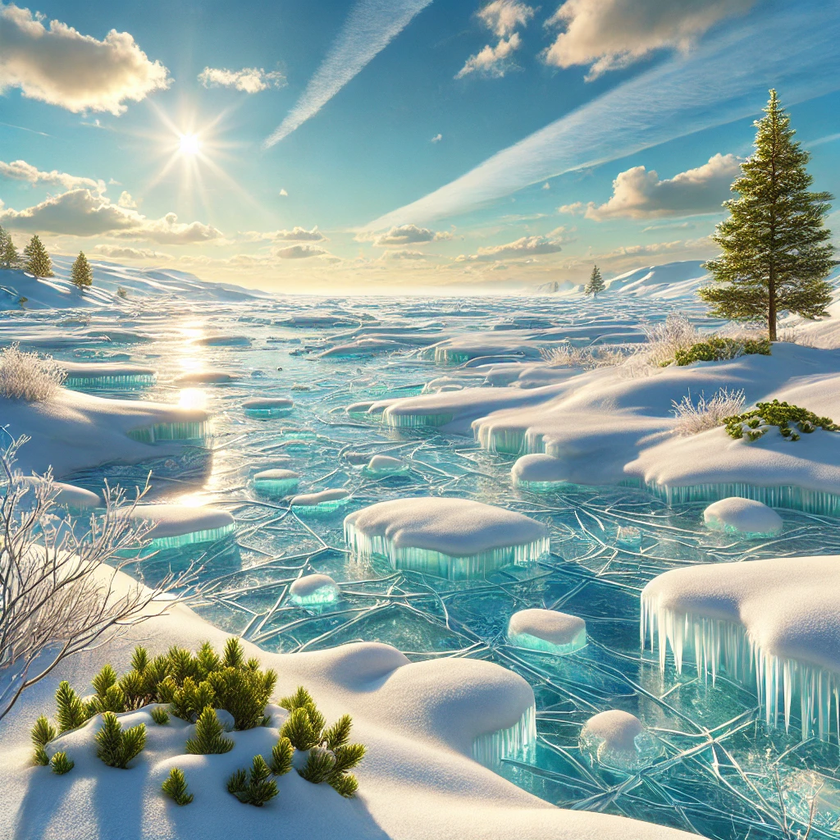
#> input picture Images/IcyLandscape.png, 840 x 840 px, shrunk from 1024 x 1024 before the run
$ python DL_Test1.py
#> lines starting #> are read from the running program, lines starting #| are printed output that depends on the picture
import numpy as np
import matplotlib.pyplot as plt
from PIL import Image


# Function to perform the 2D DFT
def compute_dft(image):
    # Apply 2D Fast Fourier Transform (FFT)
    dft = np.fft.fft2(image)

    # Shift the zero-frequency component to the center
    dft_shifted = np.fft.fftshift(dft)

    # Calculate the magnitude spectrum (log scale for better visualization)
    magnitude = np.abs(dft_shifted)

    # Apply log to enhance visibility (log scale)
    magnitude_log = np.log(magnitude + 1)  # Adding 1 to avoid log(0)

    return magnitude_log


# Function to read image and split into RGB channels
def load_image(image_path):
#> called with image_path = './Images/IcyLandscape.png'
    img = Image.open(image_path)
#> img is the input picture: PIL image 840x840 RGB; mean R, G, B 143.3, 165.8, 161.3

    # Convert image to numpy array
    img_array = np.array(img)

    return img_array

# Path to your image
image_path = "./Images/IcyLandscape.png"  # Change this to the image path you want to test

# Load and process the image
image = load_image(image_path)

# Split the image into RGB channels
r_channel, g_channel, b_channel = image[:,:,0], image[:,:,1], image[:,:,2]
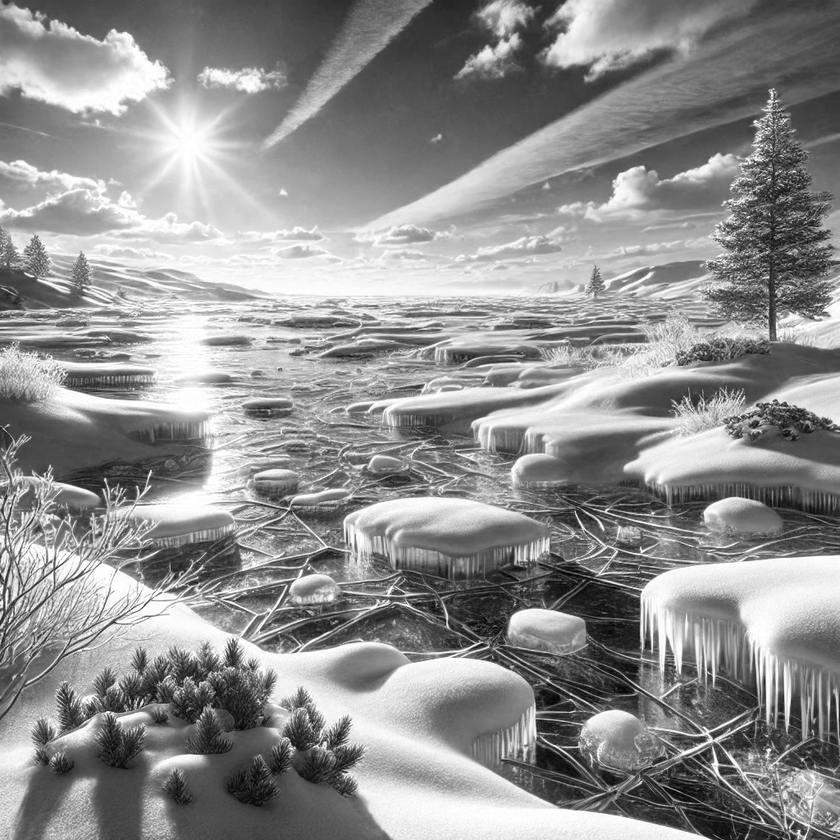
#> r_channel: shape (840, 840); min 0, max 255, mean 143.3
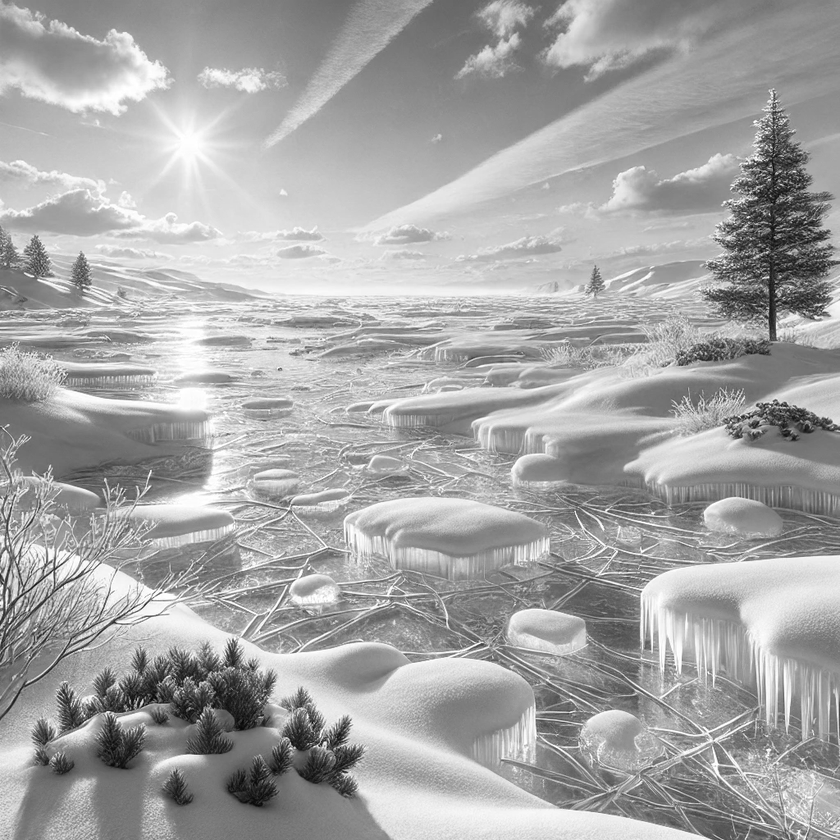
#> g_channel: shape (840, 840); min 6, max 255, mean 165.8
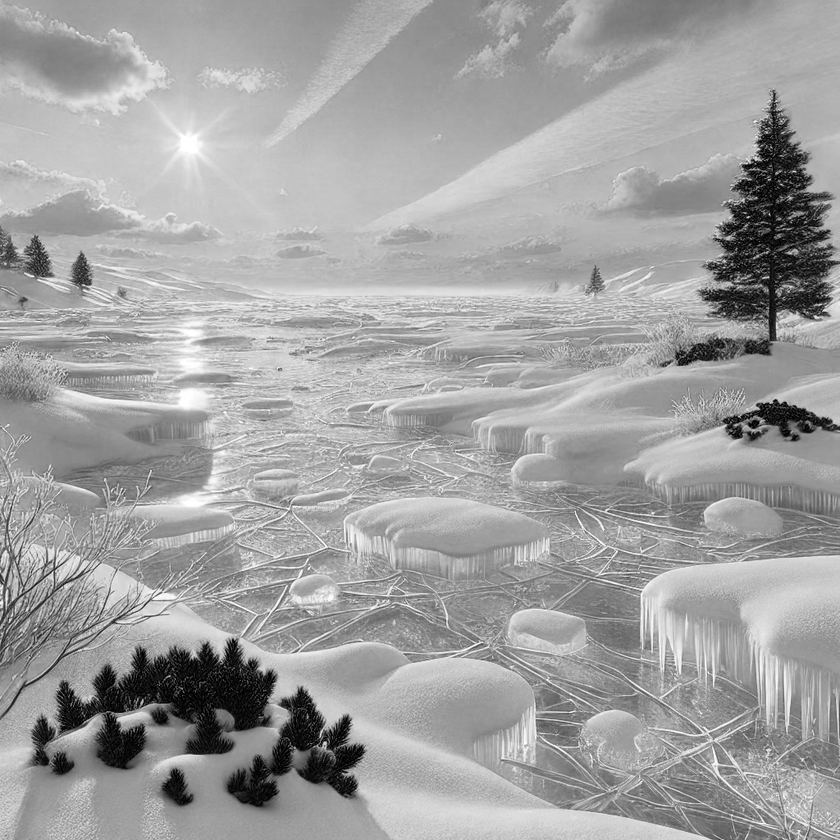
#> b_channel: shape (840, 840); min 0, max 255, mean 161.3

# Compute the DFT of each channel
dft_r = compute_dft(r_channel)
#> in compute_dft, `magnitude_log = np.log(magnitude + 1)`:
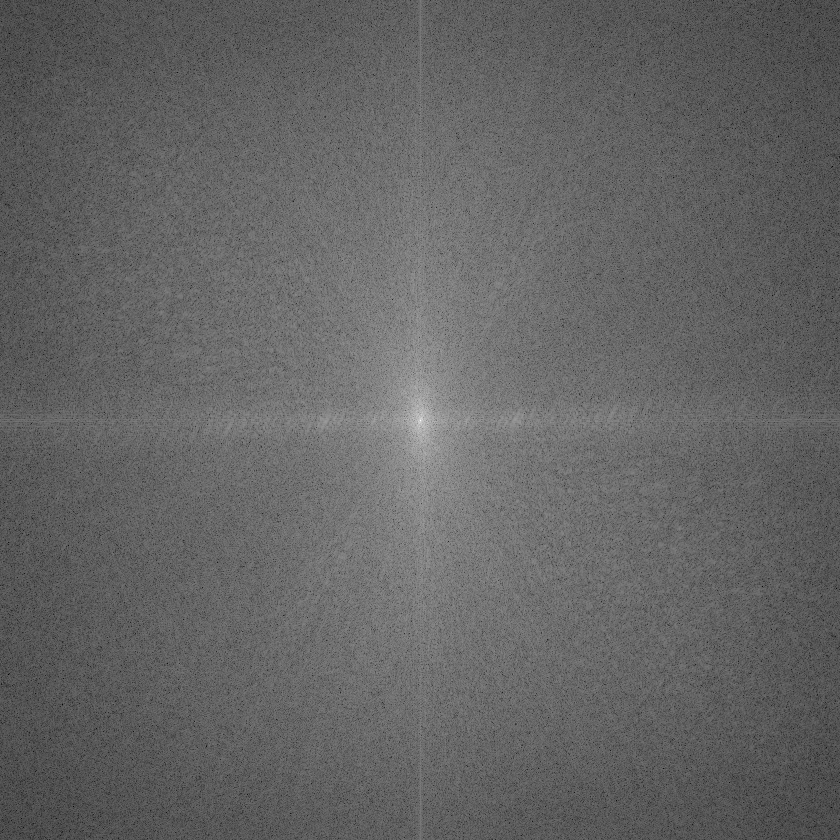
#> magnitude_log: shape (840, 840) float64; min 2.84, max 18.43, mean 8.99; drawn with min black and max white
dft_g = compute_dft(g_channel)
dft_b = compute_dft(b_channel)

# Plot the original image and the DFTs for each channel
fig, axes = plt.subplots(2, 3, figsize=(15, 8))

# Original image
axes[0, 0].imshow(image)
axes[0, 0].set_title("Original Image")
axes[0, 0].axis('off')

# DFT Magnitude for Red channel
axes[0, 1].imshow(dft_r, cmap='gray')
axes[0, 1].set_title("Red Channel DFT")
axes[0, 1].axis('off')

# DFT Magnitude for Green channel
axes[0, 2].imshow(dft_g, cmap='gray')
axes[0, 2].set_title("Green Channel DFT")
axes[0, 2].axis('off')

# DFT Magnitude for Blue channel
axes[1, 0].imshow(dft_b, cmap='gray')
axes[1, 0].set_title("Blue Channel DFT")
axes[1, 0].axis('off')

# Combine the DFT results for visualization
combined_dft = np.stack([dft_r, dft_g, dft_b], axis=-1)
axes[1, 1].imshow(np.log(np.mean(combined_dft, axis=-1) + 1), cmap='gray')  # Combining DFTs for an overall view
axes[1, 1].set_title("Average DFT Magnitude")
axes[1, 1].axis('off')

plt.tight_layout()
plt.show()
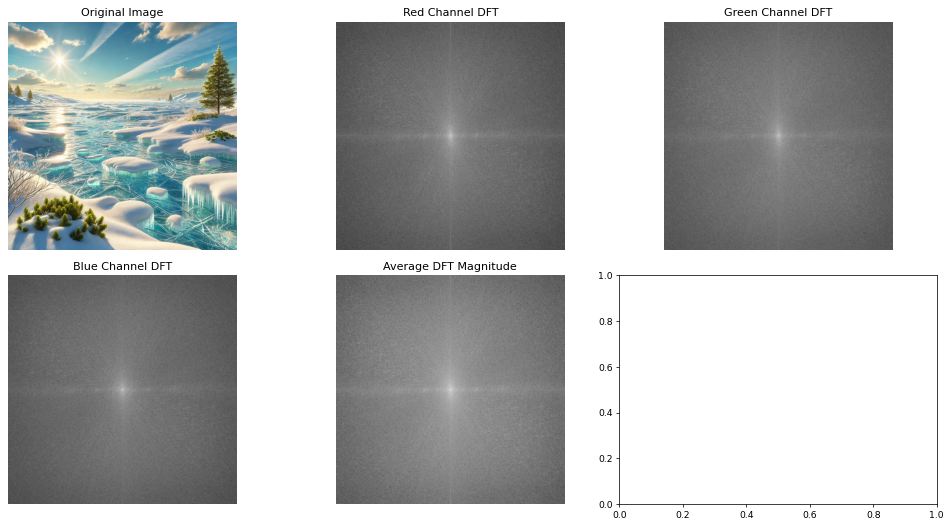
#> figure drawn by matplotlib, 5 panels
